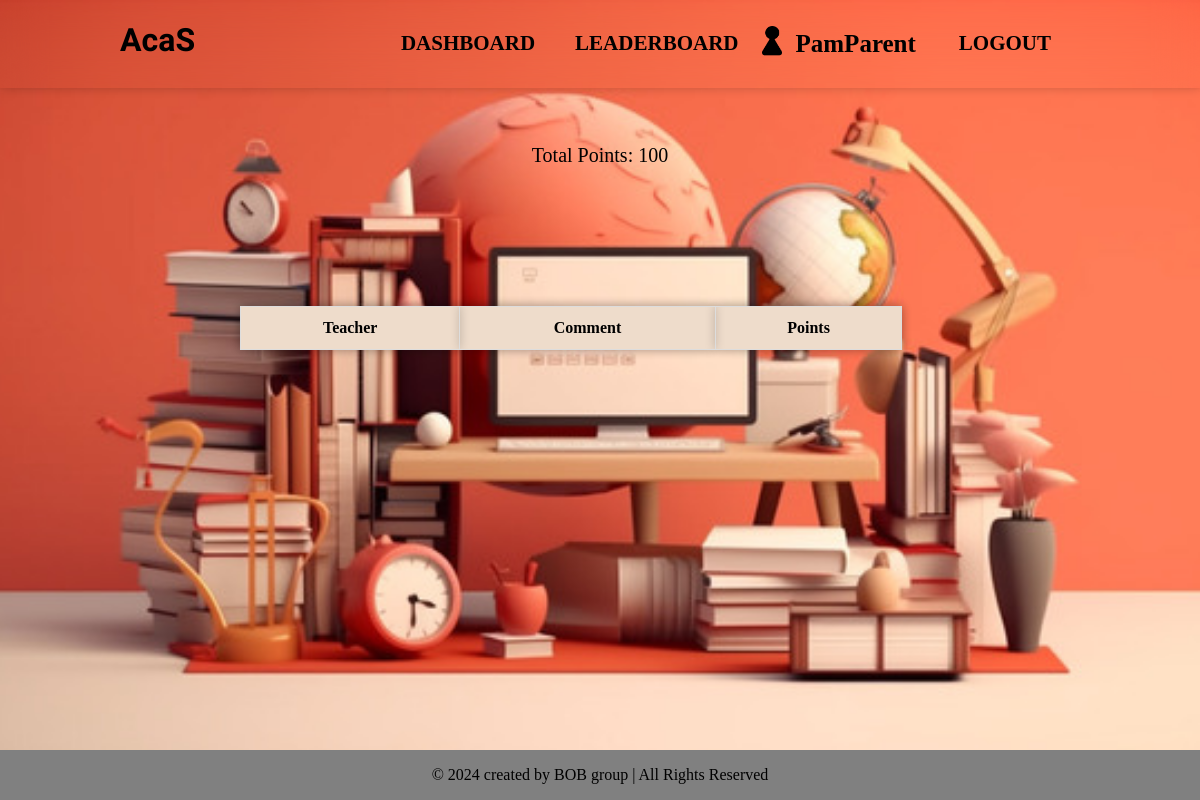
The app's page /student/1/grades (signed in), older data.
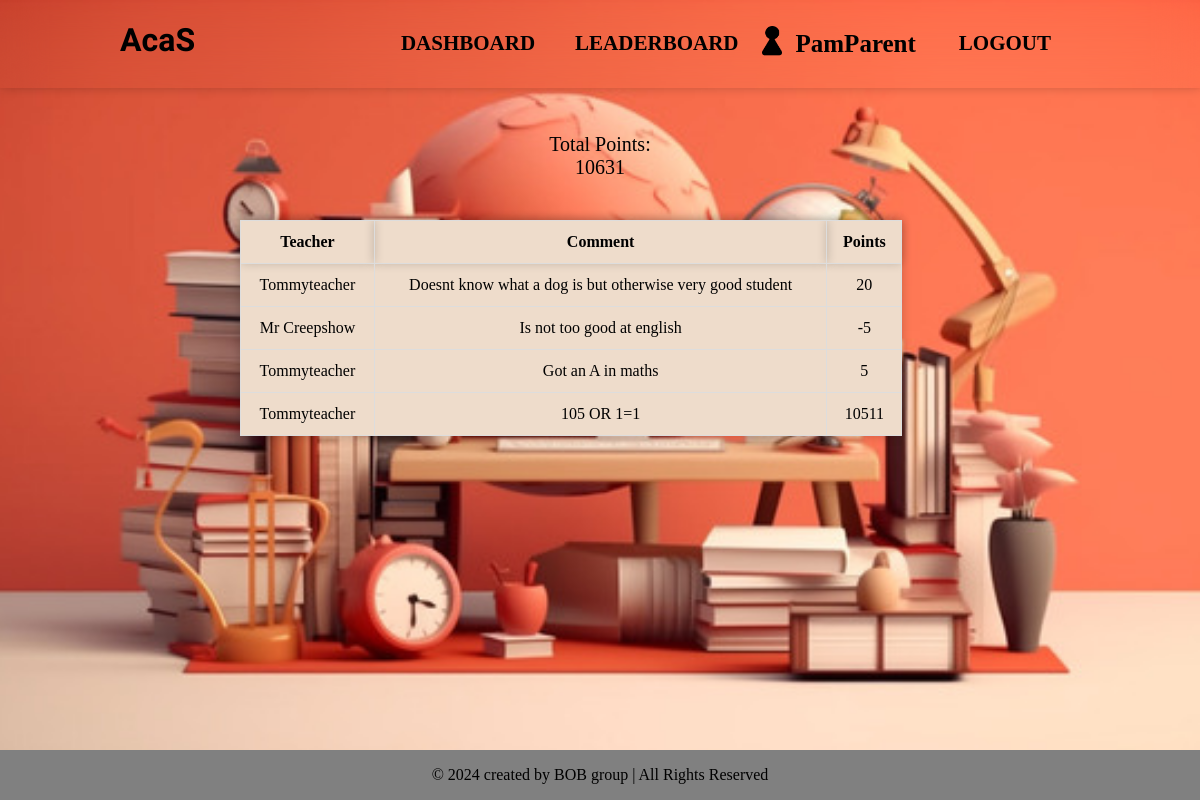
The same page, newer data.
### tables this page shows
CREATE TABLE teachers
(id INTEGER PRIMARY KEY, username TEXT, password TEXT, email varchar(255));

CREATE TABLE points
(id INTEGER PRIMARY KEY, studentid INTEGER NOT NULL,
teacherid INTEGER NOT NULL, comment TEXT, points INTEGER, pointsTo TEXT);

### app.py (the view, shortened to what this page needs)
@app.route("/student/<studentid>/grades", methods=['GET', 'POST'])
def student_grades(studentid):
    if ((ensureParent() and parentHasStudent(studentid)) or ensureStudent(studentid) or ensureTeacher()):
        if request.method == "GET":
            student = Student()
            grades = student.get_points(studentid, "grades")
            return render_template("grades.html", title="Student Grades", grades=grades, student_num = studentid)
    return "Unauthorized", 401

### app.py (called while the page is built)
def ensureParent(id = None):
    print(session.get("type"), session.get("userid"))
    if (id):
        return (session.get("type") == "parent") and (session.get("userid") == id)
    else:
        return (session.get("type") == "parent")

def parentHasStudent(studentid):
    return ParentHasStudent.hasStudent(session.get("userid"), studentid)

### controllers/parentHasStudent.py (called while the page is built)
    def hasStudent(parentid, studentid):
        conn = sqlite3.connect("school.db")
        cursor = conn.cursor()
        cursor.execute("SELECT studentid FROM parents WHERE id = " + "'" + parentid + "'")
        res = cursor.fetchall()
        conn.close()
        return str(res[0][0]) == studentid

### templates/grades.html (shortened to what this page needs)
{% with title=title %}
    {% include "components/header.html" %}
{% endwith %}
<div>
    <div class="containerdd">
        <div class="Tpoints">
            <p>Total Points: {{ grades.totalPoints}}</p>
        </div>
        <div class="teacher-info">
            <table>
                <tr>
                    <th>Teacher</th>
                    <th>Comment</th>
                    <th>Points</th>
                </tr>
                {% for i in range(grades.comments|length) %}
                <tr>
                    <td>{{ grades.teachers[i] }}</td>
                    <td>{{ grades.comments[i] }}</td>
                    <td>{{ grades.points[i] }}</td>
                </tr>
                {% endfor %}
            </table>
        </div>
    </div>
</div>
{% include "components/footer.html" %}
</body>
</html>

Row changes from the older to the newer data that the page shows:
now on this page (row edited): teachers: username "Tommyteacher" "Tommyteacher" "Tommyteacher"
added points: comment "Doesnt know what a dog is but otherwise very good student"
now on this page (row edited): teachers: username "Mr Creepshow"
added points: comment "Is not too good at english"
added points: comment "Got an A in maths"
added points: comment "105 OR 1=1", points "10511"
Text that changed along with them:
{{ grades.totalPoints }}: "100" → "10631"
new list line: "20"
new list line: "-5"
new list line: "5"
